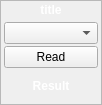
<?xml version="1.0" encoding="UTF-8"?>
<ui version="4.0">
 <class>Form</class>
 <widget class="QWidget" name="Form">
  <property name="geometry">
   <rect>
    <x>0</x>
    <y>0</y>
    <width>102</width>
    <height>105</height>
   </rect>
  </property>
  <property name="sizePolicy">
   <sizepolicy hsizetype="Maximum" vsizetype="Maximum">
    <horstretch>0</horstretch>
    <verstretch>0</verstretch>
   </sizepolicy>
  </property>
  <property name="minimumSize">
   <size>
    <width>100</width>
    <height>105</height>
   </size>
  </property>
  <property name="maximumSize">
   <size>
    <width>104</width>
    <height>105</height>
   </size>
  </property>
  <property name="windowTitle">
   <string>Form</string>
  </property>
  <property name="styleSheet">
   <string notr="true">QFrame.PeripheralCollection{
border-top-left-radius: 10px;
border-top-right-radius: 10px;
border-bottom-right-radius: 10px;
border-bottom-left-radius: 10px;
border: 1px solid black;
background: qlineargradient(x1: 0, y1: 0, x2: 0, y2: 1,
stop: 0 rgb(97, 146, 121), stop: 0.5 rgb(65, 89, 111));

}
QLabel {
color: white;
background:transparent;
}
</string>
  </property>
  <layout class="QVBoxLayout" name="verticalLayout">
   <property name="spacing">
    <number>0</number>
   </property>
   <property name="margin">
    <number>0</number>
   </property>
   <item>
    <widget class="QFrame" name="widgetFrameOuter">
     <property name="sizePolicy">
      <sizepolicy hsizetype="Preferred" vsizetype="MinimumExpanding">
       <horstretch>0</horstretch>
       <verstretch>0</verstretch>
      </sizepolicy>
     </property>
     <property name="minimumSize">
      <size>
       <width>80</width>
       <height>0</height>
      </size>
     </property>
     <property name="styleSheet">
      <string notr="true"/>
     </property>
     <property name="frameShape">
      <enum>QFrame::StyledPanel</enum>
     </property>
     <property name="frameShadow">
      <enum>QFrame::Raised</enum>
     </property>
     <property name="class" stdset="0">
      <string>ControlWidget</string>
     </property>
     <layout class="QVBoxLayout" name="verticalLayout_3">
      <property name="spacing">
       <number>2</number>
      </property>
      <property name="leftMargin">
       <number>3</number>
      </property>
      <property name="topMargin">
       <number>2</number>
      </property>
      <property name="rightMargin">
       <number>3</number>
      </property>
      <property name="bottomMargin">
       <number>3</number>
      </property>
      <item>
       <widget class="QLabel" name="title">
        <property name="sizePolicy">
         <sizepolicy hsizetype="Preferred" vsizetype="Maximum">
          <horstretch>0</horstretch>
          <verstretch>0</verstretch>
         </sizepolicy>
        </property>
        <property name="font">
         <font>
          <pointsize>9</pointsize>
          <weight>75</weight>
          <bold>true</bold>
         </font>
        </property>
        <property name="text">
         <string>title</string>
        </property>
        <property name="alignment">
         <set>Qt::AlignCenter</set>
        </property>
       </widget>
      </item>
      <item>
       <widget class="QFrame" name="ImageFrame">
        <property name="sizePolicy">
         <sizepolicy hsizetype="Expanding" vsizetype="Expanding">
          <horstretch>0</horstretch>
          <verstretch>0</verstretch>
         </sizepolicy>
        </property>
        <property name="minimumSize">
         <size>
          <width>90</width>
          <height>70</height>
         </size>
        </property>
        <property name="styleSheet">
         <string notr="true"/>
        </property>
        <layout class="QGridLayout" name="gridLayout_3">
         <property name="leftMargin">
          <number>0</number>
         </property>
         <property name="topMargin">
          <number>3</number>
         </property>
         <property name="rightMargin">
          <number>0</number>
         </property>
         <property name="bottomMargin">
          <number>0</number>
         </property>
         <property name="horizontalSpacing">
          <number>0</number>
         </property>
         <property name="verticalSpacing">
          <number>2</number>
         </property>
         <item row="0" column="0">
          <widget class="QComboBox" name="optionBox"/>
         </item>
         <item row="2" column="0">
          <widget class="QLabel" name="value">
           <property name="font">
            <font>
             <pointsize>9</pointsize>
             <weight>75</weight>
             <bold>true</bold>
            </font>
           </property>
           <property name="text">
            <string>Result</string>
           </property>
           <property name="scaledContents">
            <bool>true</bool>
           </property>
           <property name="alignment">
            <set>Qt::AlignCenter</set>
           </property>
          </widget>
         </item>
         <item row="1" column="0">
          <widget class="QPushButton" name="button">
           <property name="text">
            <string>Read</string>
           </property>
           <property name="autoRepeat">
            <bool>true</bool>
           </property>
          </widget>
         </item>
        </layout>
       </widget>
      </item>
     </layout>
    </widget>
   </item>
  </layout>
 </widget>
 <resources/>
 <connections>
  <connection>
   <sender>button</sender>
   <signal>clicked()</signal>
   <receiver>Form</receiver>
   <slot>read()</slot>
   <hints>
    <hint type="sourcelabel">
     <x>66</x>
     <y>66</y>
    </hint>
    <hint type="destinationlabel">
     <x>99</x>
     <y>45</y>
    </hint>
   </hints>
  </connection>
 </connections>
 <slots>
  <slot>read()</slot>
 </slots>
</ui>
